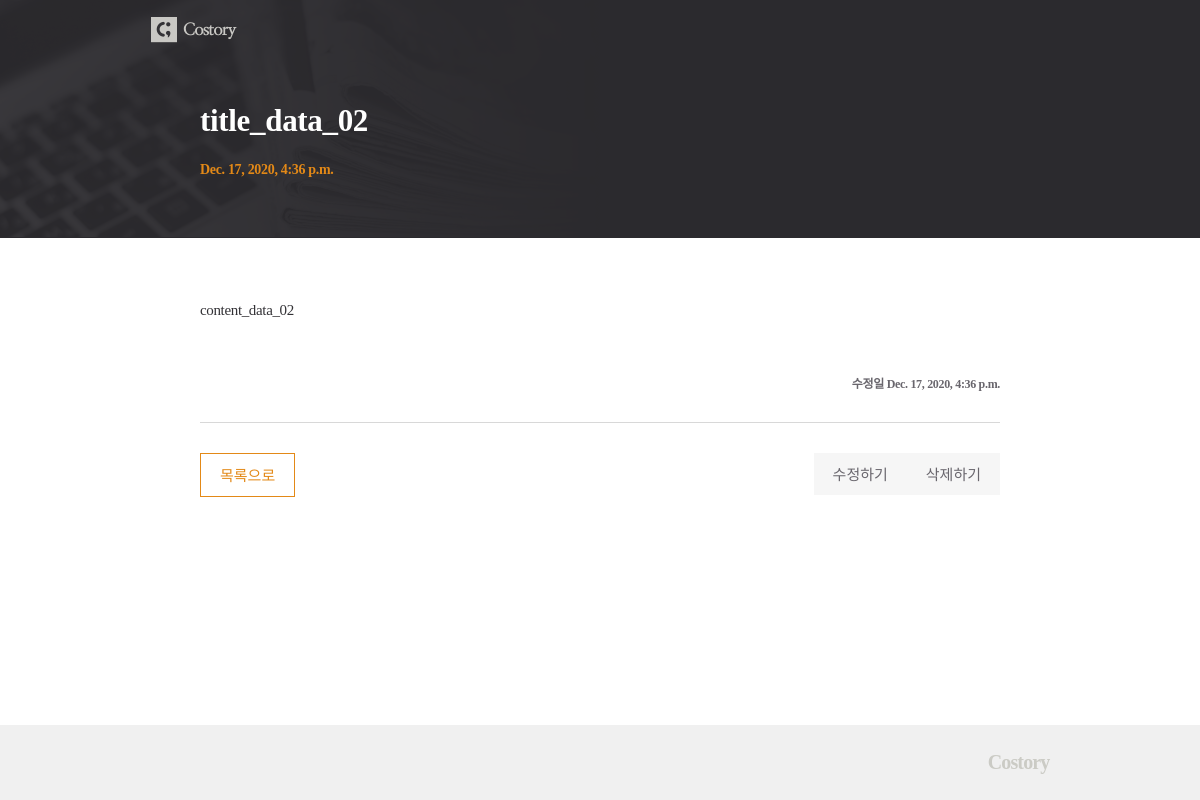
/posts/10/, run on the app's committed database.
### posts/models.py (models this page shows, shortened)
class Post(models.Model):
    title = models.CharField(max_length=50, unique=True,
                                error_messages={'unique': '이미 있는 제목이네요!'})
    content = models.TextField(validators=[
        MinLengthValidator(10, '너무 짧군요! 10자 이상 적어주세요.'),
        validate_symbols
    ])
    dt_created = models.DateTimeField(verbose_name="Date Created", auto_now_add=True)
    dt_modified = models.DateTimeField(verbose_name="Date Modified", auto_now=True)

### posts/views.py (the view)
# urls.py: path('posts/<int:pk>/', views.PostDetailView.as_view(), name='post-detail'),
class PostDetailView(DetailView):
    model = Post

### posts/templates/posts/post_detail.html
{% extends './base.html' %}
{% load static %}
{% block css %}
    <link rel="stylesheet" href="{% static 'posts/css/post_detail.css' %}">
{% endblock css %}
{% block post_header %}
    <div class="container">
        <h1 class="title">{{post.title}}</h1>
        <p class="date">{{post.dt_created}}</p>
    </div>
{% endblock post_header %}
{% block content %}
    <div class="content">
        <p class="text">{{post.content|linebreaksbr}}</p>
        <p class="date_md">수정일 <span>{{post.dt_modified}}</span></p>
    </div>
    <div class="btn">
        <div class="btn_list"><a href="{% url 'post-list' %}">목록으로</a></div>
        <div class="right-btn">
            <div class="btn_modify"><a href="{% url 'post-update' post.id %}">수정하기</a></div>
            <div class="btn_delete"><a href="{% url 'post-delete' post.id %}">삭제하기</a></div>
        </div>
    </div>
{% endblock content %}

### posts/static/posts/css/post_detail.css (style rules this page uses)
h1,h2,h3,p,a,ul,li { margin: 0; padding: 0; font-family : 'NanumMyeongjo'; font-weight: 200; list-style: none; text-decoration: none; outline: none; color: black; }
html { position: relative; min-height: 100%; margin: 0; }
body { min-height: 100%; margin: 0; padding: 0; background: #fff; -webkit-font-smoothing: antialiased; -moz-osx-font-smoothing: auto; }
.container { width: 800px; margin: 0 auto; }
.title { padding: 43px 0 23px; font-size: 31px; font-weight: bold; color: #fff; letter-spacing: -0.32px; }
.date { padding-bottom: 60px; font-size: 14px; font-weight: bold; color: #e38917; letter-spacing: -0.32px; }
.content { margin-top: 60px; padding-bottom: 30px; border-bottom: 1px solid #d8d8d8; }
.content .text { font-size: 15px; color: #333236; line-height: 1.73; letter-spacing: -0.35px; }
.content .date_md { padding-top: 50px; text-align: right; font-size: 12px; font-weight: bold; color: #69666d; letter-spacing: -0.32px; }
.btn { overflow: hidden; margin-top: 30px; }
.right-btn { float: right; }
.btn_list { float: left; }
.btn_delete { float: left; }
.btn_modify { margin-left: 16px; float: left; }
.btn_list a { display: inline-block; padding: 10px 19px 11px; color: #e38917; font-size: 15px; border: 1px solid #e38917; }
.btn_delete a { display: inline-block; padding: 10px 19px 11px; font-size: 15px; color: #69666d; background: #f6f6f6; }
.btn_modify a { display: inline-block; padding: 10px 19px 11px; font-size: 15px; color: #69666d; background: #f6f6f6; }

### data on the page
Post: title "title_data_02", dt_created "Dec. 17, 2020, 4:36 p.m.", content "content_data_02", dt_modified "Dec. 17, 2020, 4:36 p.m."
